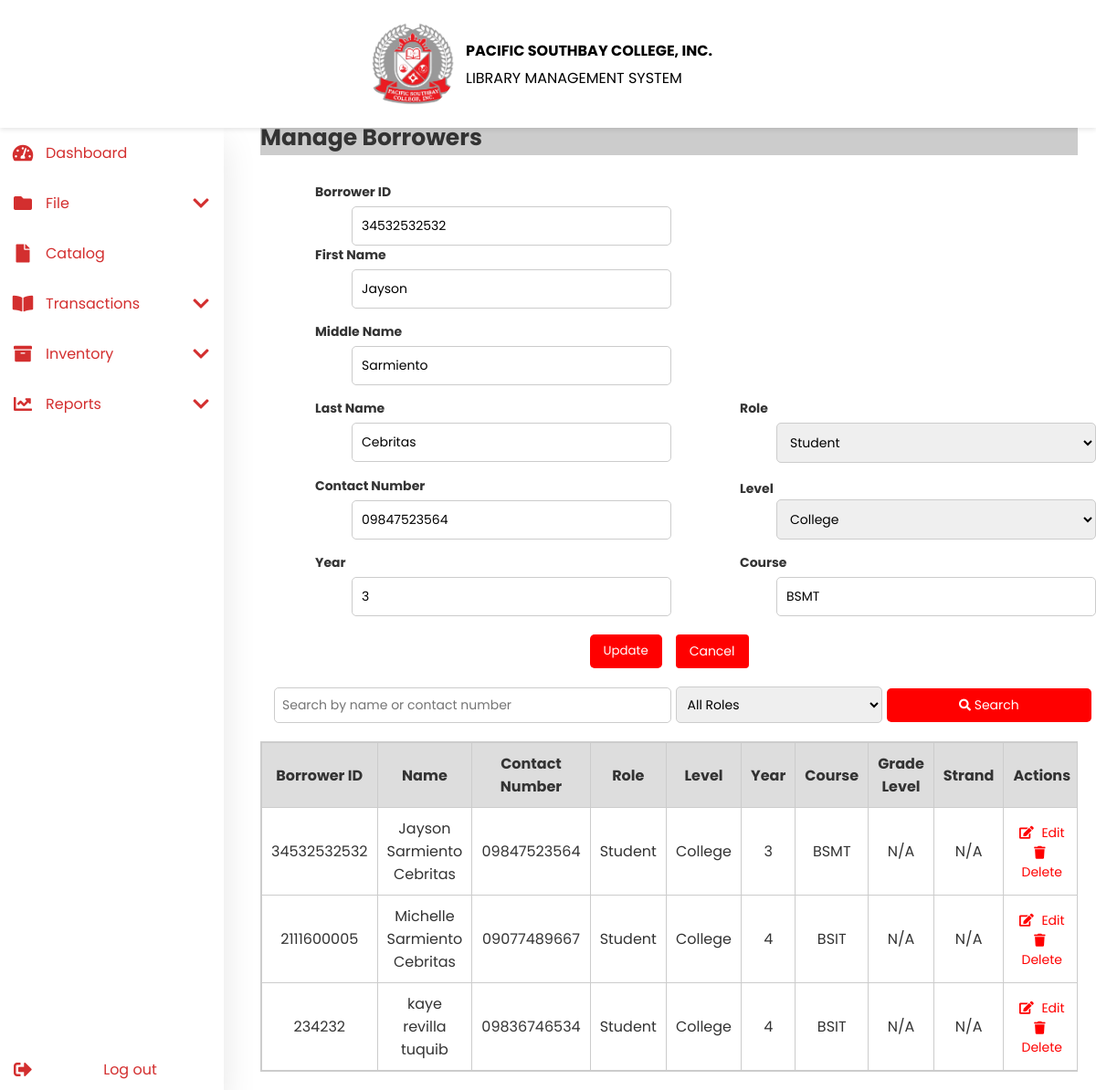
The app's page /borrower.php?edit=34532532532, older data.
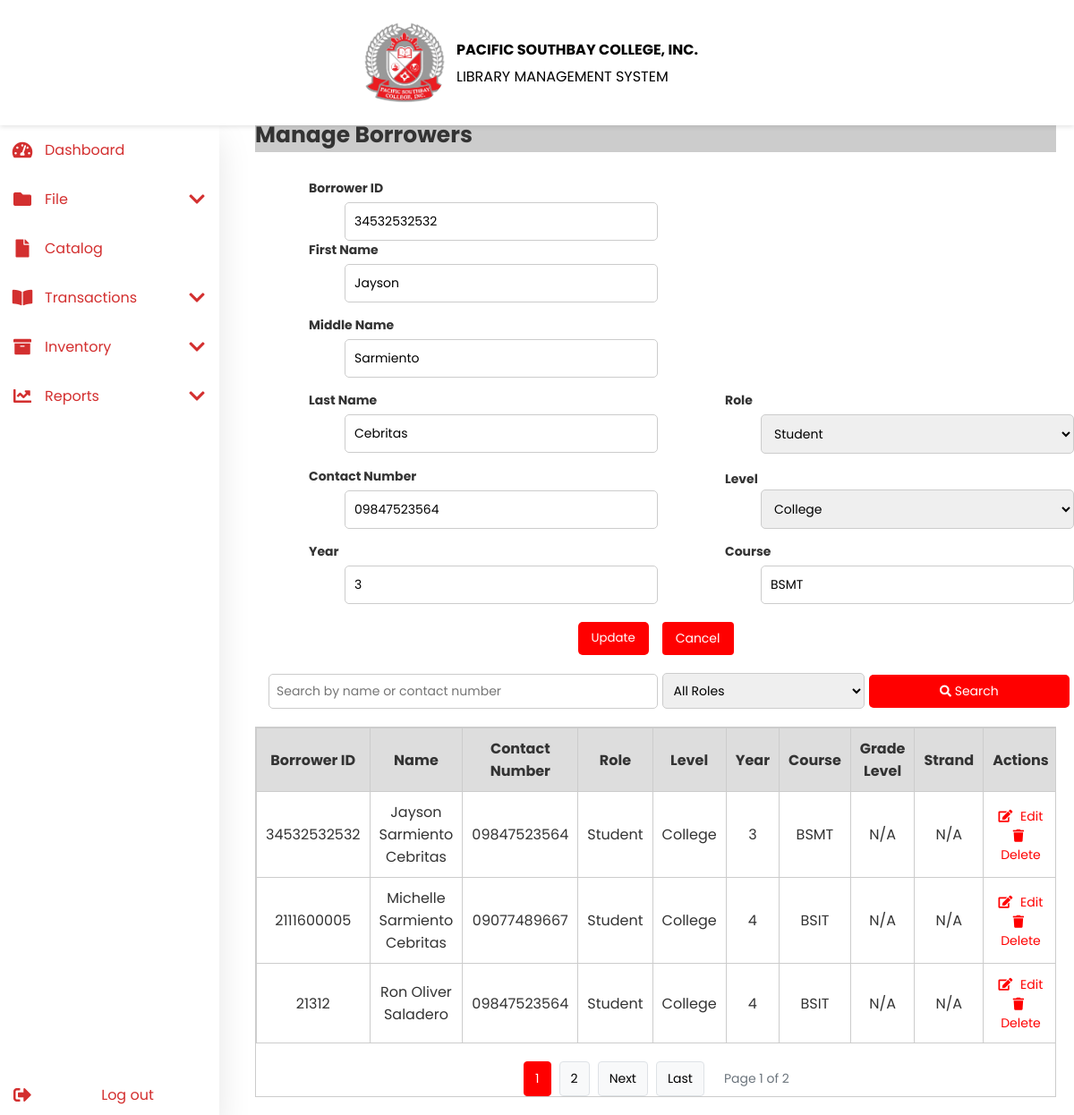
The same page, newer data.
### tables this page shows
CREATE TABLE `borrowers` (
  `BorrowerID` varchar(20) DEFAULT NULL,
  `FirstName` varchar(50) NOT NULL,
  `MiddleName` varchar(50) DEFAULT NULL,
  `LastName` varchar(50) NOT NULL,
  `ContactNumber` varchar(15) NOT NULL,
  `Role` enum('Student','Employee','Faculty') NOT NULL,
  `Level` enum('College','Senior High School') DEFAULT NULL,
  `Year` varchar(10) DEFAULT NULL,
  `Course` varchar(50) DEFAULT NULL,
  `GradeLevel` varchar(10) DEFAULT NULL,
  `Strand` varchar(50) DEFAULT NULL,
  `CreatedAt` timestamp NOT NULL DEFAULT current_timestamp()
);

### borrower.php (the view, shortened to what the changed rows need)
<?php
include('header.php');
include('navbar.php');
include('db.php');
$records_per_page = 3;
$page = isset($_GET['page']) ? (int)$_GET['page'] : 1;
$offset = ($page - 1) * $records_per_page;
$edit_mode = false;
$edit_borrower = [];
if (isset($_GET['edit'])) {
    $edit_mode = true;
    $id = $_GET['edit'];
    $stmt = $conn->prepare("SELECT * FROM borrowers WHERE BorrowerID = ?");
    $stmt->bind_param("i", $id);
    $stmt->execute();
    $result_edit = $stmt->get_result();
    $edit_borrower = $result_edit->fetch_assoc();
}
$where = "WHERE 1=1";
$count_sql = "SELECT COUNT(*) AS total FROM borrowers $where";
$total_records = $conn->query($count_sql)->fetch_assoc()['total'];
$total_pages = ceil($total_records / $records_per_page);
$sql = "
    SELECT
        BorrowerID, FirstName, MiddleName, LastName,
        ContactNumber, Role, Level, Year, Course, GradeLevel, Strand
    FROM borrowers
    $where
    ORDER BY LastName, FirstName
    LIMIT $offset, $records_per_page
";
$borrowers = $conn->query($sql)->fetch_all(MYSQLI_ASSOC);
?>
<div class="content">
    <h2>Manage Borrowers</h2>
    <form method="post" action="borrower.php" class="form-container">
        <div class="input-group">
            <label for="borrower-id">Borrower ID</label>
            <input type="text" id="borrower-id" name="BorrowerID"
                value="<?= !$edit_mode ? '' : htmlspecialchars($edit_borrower['BorrowerID']) ?>"
                <?= $edit_mode ? 'readonly' : '' ?>>
        </div>
        <div class="input-row">
            <div class="input-group">
                <label for="first-name">First Name</label>
                <input type="text" id="first-name" name="FirstName"
                    value="<?= $edit_mode ? htmlspecialchars($edit_borrower['FirstName']) : '' ?>" required>
            </div>
        </div>
        <div class="input-row">
            <div class="input-group">
                <label for="middle-name">Middle Name</label>
                <input type="text" id="middle-name" name="MiddleName"
                    value="<?= $edit_mode ? htmlspecialchars($edit_borrower['MiddleName']) : '' ?>">
            </div>
        </div>
        <div class="input-row">
            <div class="input-group">
                <label for="last-name">Last Name</label>
                <input type="text" id="last-name" name="LastName"
                    value="<?= $edit_mode ? htmlspecialchars($edit_borrower['LastName']) : '' ?>" required>
            </div>
            <div class="input-group">
                <label for="role">Role</label>
                <select id="role" name="Role" required onchange="toggleStudentFields()">
                    <option value="Student" <?= $edit_mode && $edit_borrower['Role'] == 'Student' ? 'selected' : '' ?>>Student</option>
                </select>
            </div>
        </div>
        <div class="input-row">
            <div class="input-group">
                <label for="contact-number">Contact Number</label>
                <input type="text" id="contact-number" name="ContactNumber"
                    value="<?= $edit_mode ? htmlspecialchars($edit_borrower['ContactNumber']) : '' ?>" required>
            </div>
            <div class="input-group" id="level-group" style="<?= (!$edit_mode || $edit_borrower['Role'] != 'Student') ? 'display: none;' : '' ?>">
                <label for="level">Level</label>
                <select id="level" name="Level" onchange="toggleEducationFields()">
                    <option value="College" <?= $edit_mode && $edit_borrower['Level'] == 'College' ? 'selected' : '' ?>>College</option>
                </select>
            </div>
        </div>
        <div class="input-row" id="college-fields" style="display: none;">
            <div class="input-group">
                <label for="year">Year</label>
                <input type="text" id="year" name="Year"
                    value="<?= $edit_mode && $edit_borrower['Year'] ? htmlspecialchars($edit_borrower['Year']) : '' ?>">
            </div>
            <div class="input-group">
                <label for="course">Course</label>
                <input type="text" id="course" name="Course"
                    value="<?= $edit_mode && $edit_borrower['Course'] ? htmlspecialchars($edit_borrower['Course']) : '' ?>">
            </div>
        </div>
    </form>
    <div class="table-container">
        <table>
            <thead>
                <tr>
                    <th>Borrower ID</th>
                    <th>Name</th>
                    <th>Contact Number</th>
                    <th>Role</th>
                    <th>Level</th>
                    <th>Year</th>
                    <th>Course</th>
                    <th>Grade Level</th>
                    <th>Strand</th>
                    <th>Actions</th>
                </tr>
            </thead>
            <tbody>
                <?php foreach ($borrowers as $borrower) : ?>
                    <tr>
                        <td><?= htmlspecialchars($borrower['BorrowerID']) ?></td>
                        <td><?= htmlspecialchars($borrower['FirstName'] . ' ' . ($borrower['MiddleName'] ? $borrower['MiddleName'] . ' ' : '') . $borrower['LastName']) ?></td>
                        <td><?= htmlspecialchars($borrower['ContactNumber']) ?></td>
                        <td><?= htmlspecialchars($borrower['Role']) ?></td>
                        <td><?= htmlspecialchars($borrower['Level'] ?? 'N/A') ?></td>
                        <td><?= htmlspecialchars($borrower['Year'] ?? 'N/A') ?></td>
                        <td><?= htmlspecialchars($borrower['Course'] ?? 'N/A') ?></td>
                        <td><?= htmlspecialchars($borrower['GradeLevel'] ?? 'N/A') ?></td>
                        <td><?= htmlspecialchars($borrower['Strand'] ?? 'N/A') ?></td>
                        <td>
                            <a href="borrower.php?edit=<?= $borrower['BorrowerID'] ?>" class="edit"><i class="fas fa-edit"></i> Edit</a>
                            <a href="borrower.php?delete=<?= $borrower['BorrowerID'] ?>" class="delete" onclick="return confirmDelete(<?= $borrower['BorrowerID'] ?>)"><i class="fas fa-trash"></i> Delete</a>
                        </td>
                    </tr>
                <?php endforeach; ?>
            </tbody>
        </table>
        <?php if ($total_records > $records_per_page): ?>
        <div class="pagination">
            <?php for ($i = max(1, $page - 2); $i <= min($total_pages, $page + 2); $i++): ?>
                <a href="borrower.php?page=<?= $i ?><?= isset($_GET['search']) ? '&search='.urlencode($_GET['search']) : '' ?><?= isset($_GET['role_filter']) && $_GET['role_filter'] != '' ? '&role_filter='.$_GET['role_filter'] : '' ?>" class="pagination-link<?= $i == $page ? ' active' : '' ?>"><?= $i ?></a>
            <?php endfor; ?>
            <?php if ($page < $total_pages): ?>
                <a href="borrower.php?page=<?= $page + 1 ?><?= isset($_GET['search']) ? '&search='.urlencode($_GET['search']) : '' ?><?= isset($_GET['role_filter']) && $_GET['role_filter'] != '' ? '&role_filter='.$_GET['role_filter'] : '' ?>" class="pagination-link">Next</a>
                <a href="borrower.php?page=<?= $total_pages ?><?= isset($_GET['search']) ? '&search='.urlencode($_GET['search']) : '' ?><?= isset($_GET['role_filter']) && $_GET['role_filter'] != '' ? '&role_filter='.$_GET['role_filter'] : '' ?>" class="pagination-link">Last</a>
            <?php endif; ?>
            <div class="page-info">Page <?= $page ?> of <?= $total_pages ?></div>
        </div>
        <?php endif; ?>
    </div>
</div>
<link rel="stylesheet" href="css/book.css">

Row changes from the older to the newer data that the page shows:
no longer on this page (row unchanged): borrowers: BorrowerID "234232", FirstName+MiddleName+LastName "kaye revilla tuquib", ContactNumber "09836746534", Role "Student", Level "College", Year "4", Course "BSIT", GradeLevel "N/A", Strand "N/A"
added borrowers: BorrowerID "21312", FirstName+MiddleName+LastName "Ron Oliver Saladero", ContactNumber "09847523564", Role "Student", Level "College", Year "4", Course "BSIT", GradeLevel "N/A", Strand "N/A"
Text that changed along with them:
$page: (not shown) → "1"
$total_pages: (not shown) → "2"
new list line: "1"
new list line: "2"
text now shown: "Next Last Page of"
